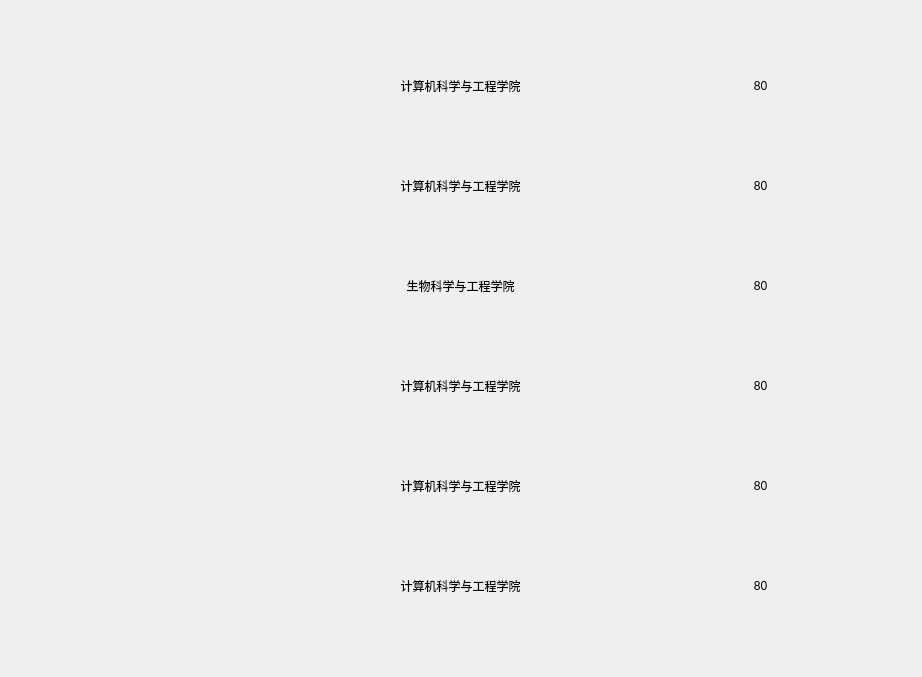
<?xml version="1.0" encoding="UTF-8"?>
<ui version="4.0">
 <class>Appearance</class>
 <widget class="QDialog" name="Appearance">
  <property name="geometry">
   <rect>
    <x>0</x>
    <y>0</y>
    <width>922</width>
    <height>677</height>
   </rect>
  </property>
  <property name="windowTitle">
   <string>Dialog</string>
  </property>
  <property name="styleSheet">
   <string notr="true">#Appearance{border-image: url(:/new/prefix1/BJ.png);}

</string>
  </property>
  <widget class="QLabel" name="label_2">
   <property name="geometry">
    <rect>
     <x>200</x>
     <y>150</y>
     <width>521</width>
     <height>71</height>
    </rect>
   </property>
   <property name="sizePolicy">
    <sizepolicy hsizetype="Expanding" vsizetype="Expanding">
     <horstretch>0</horstretch>
     <verstretch>0</verstretch>
    </sizepolicy>
   </property>
   <property name="styleSheet">
    <string notr="true">font: 43px  &quot;华文行楷&quot;;
</string>
   </property>
   <property name="text">
    <string>计算机科学与工程学院</string>
   </property>
   <property name="alignment">
    <set>Qt::AlignCenter</set>
   </property>
   <property name="wordWrap">
    <bool>true</bool>
   </property>
  </widget>
  <widget class="QLabel" name="leGoal1_5">
   <property name="geometry">
    <rect>
     <x>660</x>
     <y>450</y>
     <width>201</width>
     <height>71</height>
    </rect>
   </property>
   <property name="sizePolicy">
    <sizepolicy hsizetype="Expanding" vsizetype="Expanding">
     <horstretch>0</horstretch>
     <verstretch>0</verstretch>
    </sizepolicy>
   </property>
   <property name="styleSheet">
    <string notr="true">font: 43px &quot;楷体&quot;;</string>
   </property>
   <property name="text">
    <string>80</string>
   </property>
   <property name="alignment">
    <set>Qt::AlignCenter</set>
   </property>
   <property name="wordWrap">
    <bool>true</bool>
   </property>
  </widget>
  <widget class="QLabel" name="leGoal1_2">
   <property name="geometry">
    <rect>
     <x>660</x>
     <y>150</y>
     <width>201</width>
     <height>71</height>
    </rect>
   </property>
   <property name="sizePolicy">
    <sizepolicy hsizetype="Expanding" vsizetype="Expanding">
     <horstretch>0</horstretch>
     <verstretch>0</verstretch>
    </sizepolicy>
   </property>
   <property name="styleSheet">
    <string notr="true">font: 43px  &quot;华文行楷&quot;;</string>
   </property>
   <property name="text">
    <string>80</string>
   </property>
   <property name="alignment">
    <set>Qt::AlignCenter</set>
   </property>
  </widget>
  <widget class="QLabel" name="leGoal1_6">
   <property name="geometry">
    <rect>
     <x>660</x>
     <y>550</y>
     <width>201</width>
     <height>71</height>
    </rect>
   </property>
   <property name="sizePolicy">
    <sizepolicy hsizetype="Expanding" vsizetype="Expanding">
     <horstretch>0</horstretch>
     <verstretch>0</verstretch>
    </sizepolicy>
   </property>
   <property name="styleSheet">
    <string notr="true">font: 43px &quot;楷体&quot;;</string>
   </property>
   <property name="text">
    <string>80</string>
   </property>
   <property name="alignment">
    <set>Qt::AlignCenter</set>
   </property>
  </widget>
  <widget class="QLabel" name="label_5">
   <property name="geometry">
    <rect>
     <x>200</x>
     <y>450</y>
     <width>521</width>
     <height>71</height>
    </rect>
   </property>
   <property name="sizePolicy">
    <sizepolicy hsizetype="Expanding" vsizetype="Expanding">
     <horstretch>0</horstretch>
     <verstretch>0</verstretch>
    </sizepolicy>
   </property>
   <property name="styleSheet">
    <string notr="true">font: 43px  &quot;华文行楷&quot;;
</string>
   </property>
   <property name="text">
    <string>计算机科学与工程学院</string>
   </property>
   <property name="alignment">
    <set>Qt::AlignCenter</set>
   </property>
   <property name="wordWrap">
    <bool>true</bool>
   </property>
  </widget>
  <widget class="QLabel" name="label_6">
   <property name="geometry">
    <rect>
     <x>200</x>
     <y>550</y>
     <width>521</width>
     <height>71</height>
    </rect>
   </property>
   <property name="sizePolicy">
    <sizepolicy hsizetype="Expanding" vsizetype="Expanding">
     <horstretch>0</horstretch>
     <verstretch>0</verstretch>
    </sizepolicy>
   </property>
   <property name="styleSheet">
    <string notr="true">font: 43px  &quot;华文行楷&quot;;
</string>
   </property>
   <property name="text">
    <string>计算机科学与工程学院</string>
   </property>
   <property name="alignment">
    <set>Qt::AlignCenter</set>
   </property>
   <property name="wordWrap">
    <bool>true</bool>
   </property>
  </widget>
  <widget class="QLabel" name="leGoal1_1">
   <property name="geometry">
    <rect>
     <x>660</x>
     <y>50</y>
     <width>201</width>
     <height>71</height>
    </rect>
   </property>
   <property name="sizePolicy">
    <sizepolicy hsizetype="Expanding" vsizetype="Expanding">
     <horstretch>0</horstretch>
     <verstretch>0</verstretch>
    </sizepolicy>
   </property>
   <property name="styleSheet">
    <string notr="true">font: 43px &quot;楷体&quot;;</string>
   </property>
   <property name="text">
    <string>80</string>
   </property>
   <property name="alignment">
    <set>Qt::AlignCenter</set>
   </property>
   <property name="wordWrap">
    <bool>true</bool>
   </property>
  </widget>
  <widget class="QLabel" name="label_1">
   <property name="geometry">
    <rect>
     <x>200</x>
     <y>50</y>
     <width>521</width>
     <height>71</height>
    </rect>
   </property>
   <property name="sizePolicy">
    <sizepolicy hsizetype="Expanding" vsizetype="Expanding">
     <horstretch>0</horstretch>
     <verstretch>0</verstretch>
    </sizepolicy>
   </property>
   <property name="styleSheet">
    <string notr="true">font: 43px  &quot;华文行楷&quot;;
</string>
   </property>
   <property name="text">
    <string>计算机科学与工程学院</string>
   </property>
   <property name="alignment">
    <set>Qt::AlignCenter</set>
   </property>
   <property name="wordWrap">
    <bool>true</bool>
   </property>
  </widget>
  <widget class="QLabel" name="leGoal1_3">
   <property name="geometry">
    <rect>
     <x>660</x>
     <y>250</y>
     <width>201</width>
     <height>71</height>
    </rect>
   </property>
   <property name="sizePolicy">
    <sizepolicy hsizetype="Expanding" vsizetype="Expanding">
     <horstretch>0</horstretch>
     <verstretch>0</verstretch>
    </sizepolicy>
   </property>
   <property name="styleSheet">
    <string notr="true">font: 43px &quot;楷体&quot;;</string>
   </property>
   <property name="text">
    <string>80</string>
   </property>
   <property name="alignment">
    <set>Qt::AlignCenter</set>
   </property>
   <property name="wordWrap">
    <bool>true</bool>
   </property>
  </widget>
  <widget class="QLabel" name="label_3">
   <property name="geometry">
    <rect>
     <x>200</x>
     <y>250</y>
     <width>521</width>
     <height>71</height>
    </rect>
   </property>
   <property name="sizePolicy">
    <sizepolicy hsizetype="Expanding" vsizetype="Expanding">
     <horstretch>0</horstretch>
     <verstretch>0</verstretch>
    </sizepolicy>
   </property>
   <property name="styleSheet">
    <string notr="true">font: 43px  &quot;华文行楷&quot;;
</string>
   </property>
   <property name="text">
    <string>生物科学与工程学院</string>
   </property>
   <property name="alignment">
    <set>Qt::AlignCenter</set>
   </property>
   <property name="wordWrap">
    <bool>true</bool>
   </property>
  </widget>
  <widget class="QLabel" name="label_4">
   <property name="geometry">
    <rect>
     <x>200</x>
     <y>350</y>
     <width>521</width>
     <height>71</height>
    </rect>
   </property>
   <property name="sizePolicy">
    <sizepolicy hsizetype="Expanding" vsizetype="Expanding">
     <horstretch>0</horstretch>
     <verstretch>0</verstretch>
    </sizepolicy>
   </property>
   <property name="styleSheet">
    <string notr="true">font: 43px  &quot;华文行楷&quot;;
</string>
   </property>
   <property name="text">
    <string>计算机科学与工程学院</string>
   </property>
   <property name="alignment">
    <set>Qt::AlignCenter</set>
   </property>
   <property name="wordWrap">
    <bool>true</bool>
   </property>
  </widget>
  <widget class="QLabel" name="leGoal1_4">
   <property name="geometry">
    <rect>
     <x>660</x>
     <y>350</y>
     <width>201</width>
     <height>71</height>
    </rect>
   </property>
   <property name="sizePolicy">
    <sizepolicy hsizetype="Expanding" vsizetype="Expanding">
     <horstretch>0</horstretch>
     <verstretch>0</verstretch>
    </sizepolicy>
   </property>
   <property name="styleSheet">
    <string notr="true">font: 43px &quot;楷体&quot;;</string>
   </property>
   <property name="text">
    <string>80</string>
   </property>
   <property name="alignment">
    <set>Qt::AlignCenter</set>
   </property>
   <property name="wordWrap">
    <bool>true</bool>
   </property>
  </widget>
  <widget class="QLabel" name="leRank_1">
   <property name="geometry">
    <rect>
     <x>100</x>
     <y>50</y>
     <width>61</width>
     <height>71</height>
    </rect>
   </property>
   <property name="styleSheet">
    <string notr="true">font: 43px  &quot;华文行楷&quot;;
border-image: url(:/new/prefix1/1.png);</string>
   </property>
   <property name="text">
    <string/>
   </property>
  </widget>
  <widget class="QLabel" name="leRank_2">
   <property name="geometry">
    <rect>
     <x>100</x>
     <y>150</y>
     <width>61</width>
     <height>71</height>
    </rect>
   </property>
   <property name="styleSheet">
    <string notr="true">font: 43px  &quot;华文行楷&quot;;</string>
   </property>
   <property name="text">
    <string/>
   </property>
  </widget>
  <widget class="QLabel" name="leRank_3">
   <property name="geometry">
    <rect>
     <x>100</x>
     <y>250</y>
     <width>61</width>
     <height>71</height>
    </rect>
   </property>
   <property name="styleSheet">
    <string notr="true">font: 43px  &quot;华文行楷&quot;;</string>
   </property>
   <property name="text">
    <string/>
   </property>
  </widget>
  <widget class="QLabel" name="leRank_4">
   <property name="geometry">
    <rect>
     <x>100</x>
     <y>350</y>
     <width>61</width>
     <height>71</height>
    </rect>
   </property>
   <property name="styleSheet">
    <string notr="true">font: 43px  &quot;华文行楷&quot;;</string>
   </property>
   <property name="text">
    <string/>
   </property>
  </widget>
  <widget class="QLabel" name="leRank_5">
   <property name="geometry">
    <rect>
     <x>100</x>
     <y>450</y>
     <width>61</width>
     <height>71</height>
    </rect>
   </property>
   <property name="styleSheet">
    <string notr="true">font: 43px  &quot;华文行楷&quot;;</string>
   </property>
   <property name="text">
    <string/>
   </property>
  </widget>
  <widget class="QLabel" name="leRank_6">
   <property name="geometry">
    <rect>
     <x>100</x>
     <y>550</y>
     <width>61</width>
     <height>71</height>
    </rect>
   </property>
   <property name="styleSheet">
    <string notr="true">font: 43px  &quot;华文行楷&quot;;</string>
   </property>
   <property name="text">
    <string/>
   </property>
  </widget>
 </widget>
 <resources/>
 <connections/>
</ui>
